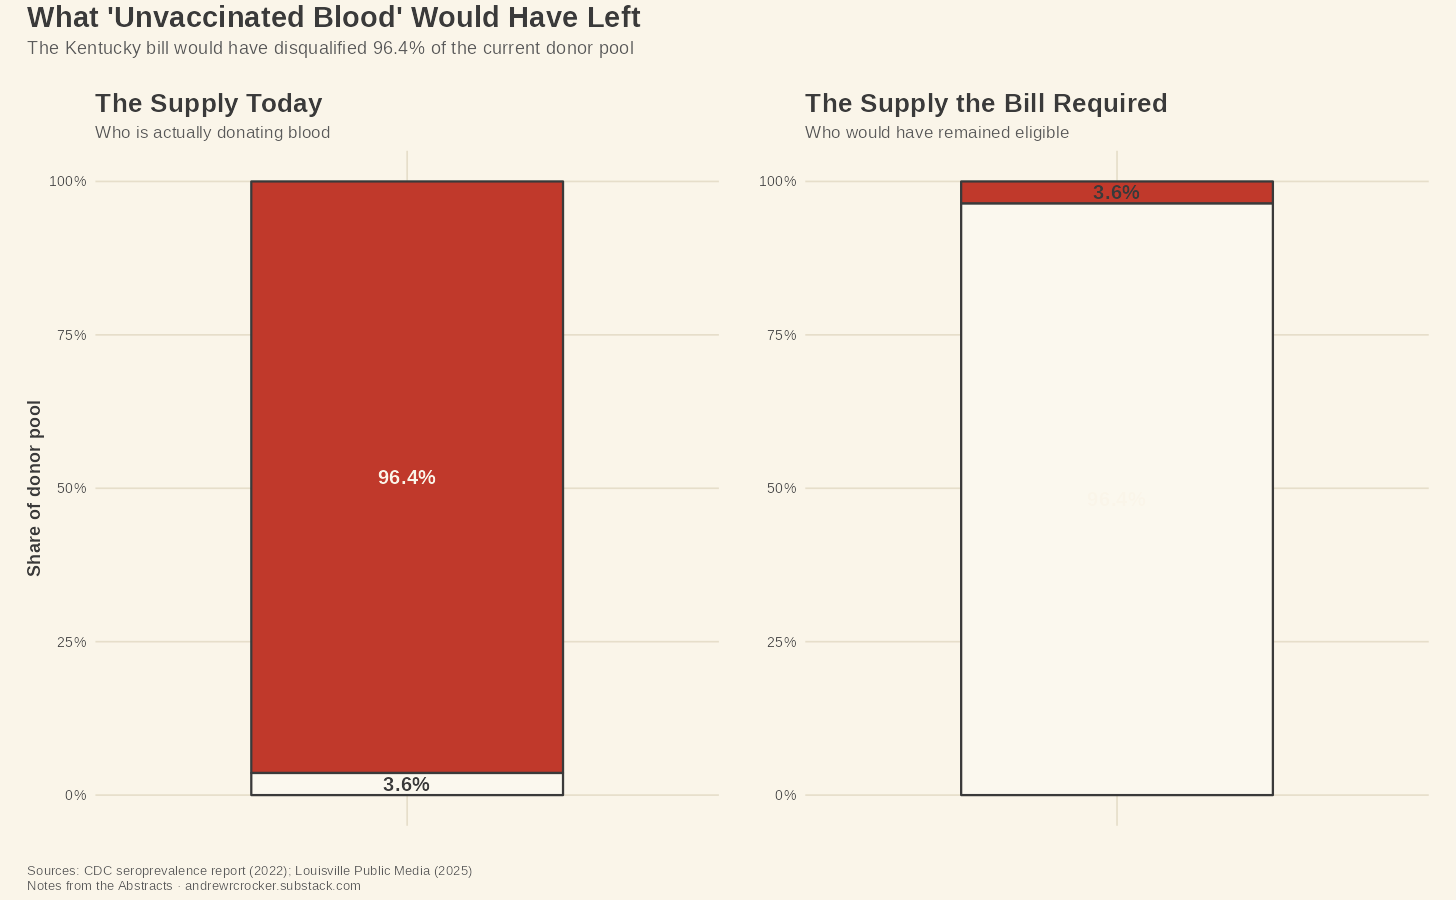

Write the R code that produced this figure.
# pure_blood_chart.R
# "Pure Blood" — Notes from the Abstracts
# Two-panel chart: current blood supply antibody composition vs.
# what the Kentucky bill would have required
# A. Rupert Crocker

library(ggplot2)
library(patchwork)
library(scales)

# ── Palette ──────────────────────────────────────────────────────────────────
cream      <- "#FAF5E9"
cream_panel <- "#FBF8EE"
red        <- "#C0392B"
blue       <- "#2471A3"
dark_text  <- "#3A3A3A"
mid_text   <- "#5A5A5A"
grid_color <- "#E6DECA"

# ── Theme ─────────────────────────────────────────────────────────────────────
theme_1950s <- function() {
  theme_minimal(base_family = "Arial", base_size = 14) +
    theme(
      plot.background   = element_rect(fill = cream, color = NA),
      panel.background  = element_rect(fill = cream, color = NA),
      panel.grid.major  = element_line(color = grid_color, linewidth = 0.6),
      panel.grid.minor  = element_blank(),
      axis.title        = element_text(face = "bold", color = dark_text),
      axis.text         = element_text(color = "#4A4A4A"),
      plot.title        = element_text(face = "bold", size = 20, color = dark_text),
      plot.subtitle     = element_text(size = 13, color = mid_text),
      plot.margin       = margin(15, 15, 15, 15),
      legend.position   = "none"
    )
}

# ── Data ──────────────────────────────────────────────────────────────────────
# Current supply: 96.4% of donors carry COVID-19 antibodies
# Source: CDC seroprevalence report, 2022 [Andrew to verify primary citation]
# Kentucky bill would have required blood negative for COVID-19 antibodies
# and synthetic mRNA — effectively inverting the eligible pool

current <- data.frame(
  category = c("Antibody-positive donors\n(96.4%)", "Antibody-negative donors\n(3.6%)"),
  pct      = c(96.4, 3.6),
  fill     = c(red, cream_panel)
)

required <- data.frame(
  category = c("Would remain eligible\n(3.6%)", "Would be disqualified\n(96.4%)"),
  pct      = c(3.6, 96.4),
  fill     = c(red, cream_panel)
)

# Force factor order so antibody-positive / eligible always plots first
current$category  <- factor(current$category,  levels = current$category)
required$category <- factor(required$category, levels = required$category)

# ── Panel A: Current supply ───────────────────────────────────────────────────
p_current <- ggplot(current, aes(x = "", y = pct, fill = category)) +
  geom_col(width = 0.6, color = dark_text, linewidth = 0.8) +
  geom_text(
    aes(label = paste0(pct, "%")),
    position = position_stack(vjust = 0.5),
    size     = 5.5,
    fontface = "bold",
    color    = c(cream, dark_text),
    family   = "Arial"
  ) +
  scale_fill_manual(values = setNames(current$fill, current$category)) +
  scale_y_continuous(labels = percent_format(scale = 1), limits = c(0, 100)) +
  labs(
    title    = "The Supply Today",
    subtitle = "Who is actually donating blood",
    x        = NULL,
    y        = "Share of donor pool"
  ) +
  theme_1950s() +
  theme(
    axis.text.x  = element_blank(),
    axis.ticks.x = element_blank()
  )

# ── Panel B: What the Kentucky bill required ──────────────────────────────────
p_required <- ggplot(required, aes(x = "", y = pct, fill = category)) +
  geom_col(width = 0.6, color = dark_text, linewidth = 0.8) +
  geom_text(
    aes(label = paste0(pct, "%")),
    position = position_stack(vjust = 0.5),
    size     = 5.5,
    fontface = "bold",
    color    = c(dark_text, cream),
    family   = "Arial"
  ) +
  scale_fill_manual(values = setNames(required$fill, required$category)) +
  scale_y_continuous(labels = percent_format(scale = 1), limits = c(0, 100)) +
  labs(
    title    = "The Supply the Bill Required",
    subtitle = "Who would have remained eligible",
    x        = NULL,
    y        = NULL
  ) +
  theme_1950s() +
  theme(
    axis.text.x  = element_blank(),
    axis.ticks.x = element_blank()
  )

# ── Combined layout ───────────────────────────────────────────────────────────
combined <- p_current + p_required +
  plot_annotation(
    title    = "What 'Unvaccinated Blood' Would Have Left",
    subtitle = "The Kentucky bill would have disqualified 96.4% of the current donor pool",
    caption  = "Sources: CDC seroprevalence report (2022); Louisville Public Media (2025)\nNotes from the Abstracts · andrewrcrocker.substack.com",
    theme    = theme(
      plot.background = element_rect(fill = cream, color = NA),
      plot.title      = element_text(
        face   = "bold",
        size   = 22,
        color  = dark_text,
        family = "Arial",
        margin = margin(b = 6)
      ),
      plot.subtitle = element_text(
        size   = 14,
        color  = mid_text,
        family = "Arial",
        margin = margin(b = 12)
      ),
      plot.caption = element_text(
        size   = 10,
        color  = mid_text,
        family = "Arial",
        hjust  = 0,
        margin = margin(t = 12)
      )
    )
  )

# ── Save ──────────────────────────────────────────────────────────────────────
ggsave(
  filename = "pure_blood_chart.png",
  plot     = combined,
  width    = 1456 / 96,
  height   = 900  / 96,
  dpi      = 96,
  bg       = cream
)

message("Chart saved: pure_blood_chart.png")
